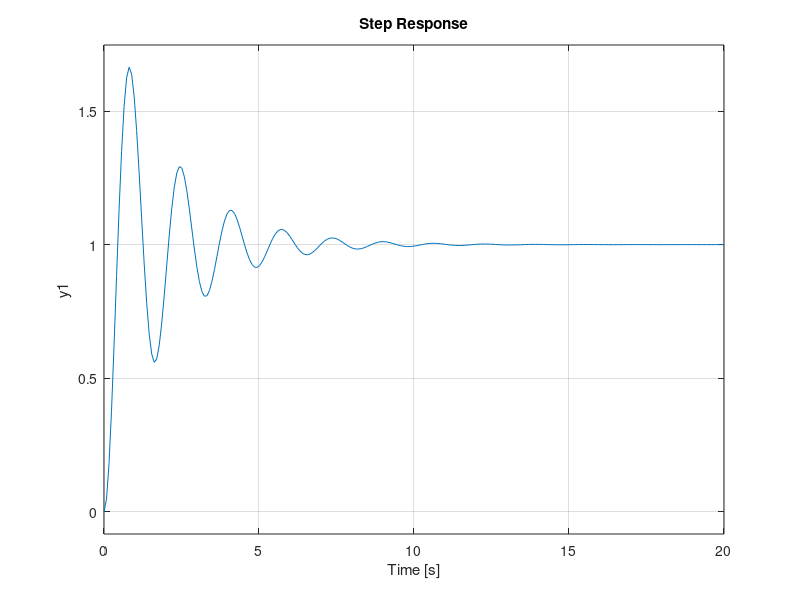

This figure's MATLAB source:
clc;
close;
clear;
s = tf('s');
t1 = 5;
t2 = 1;
t3 = 10;
g1 = tf(t1, t2);
g2 = tf(t3, t2);
g3 = 1/(s^2 + s);
g4 = parallel(g1, g2);
g5 = series(g4, g3);
g6 = feedback(g5, 1);
step(g6);
disp(g6);
isstable(g6);